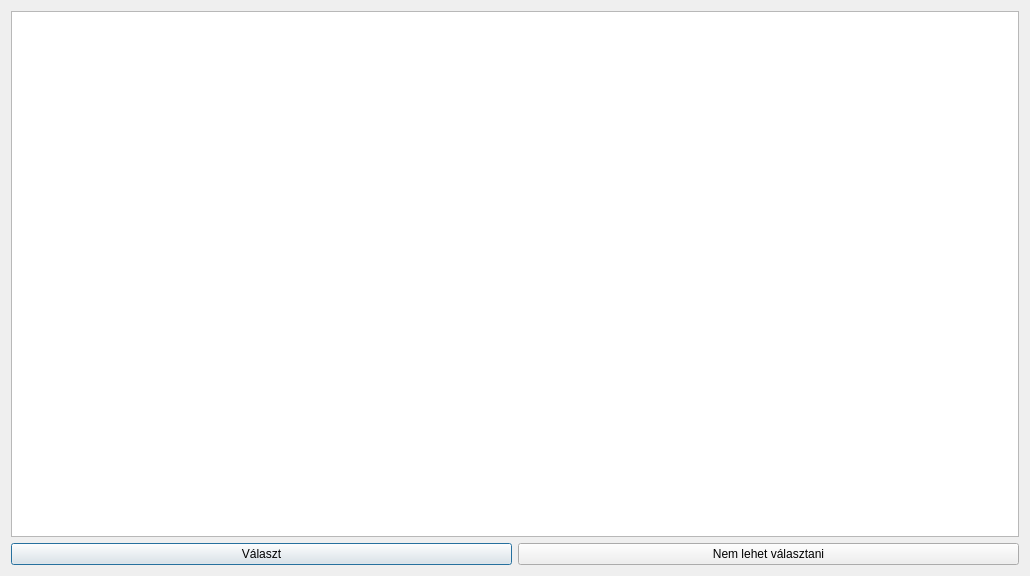
<?xml version="1.0" encoding="UTF-8"?>
<ui version="4.0">
 <class>Pivot_Selector_By_Hand_Dialog</class>
 <widget class="QDialog" name="Pivot_Selector_By_Hand_Dialog">
  <property name="windowModality">
   <enum>Qt::NonModal</enum>
  </property>
  <property name="geometry">
   <rect>
    <x>0</x>
    <y>0</y>
    <width>1030</width>
    <height>576</height>
   </rect>
  </property>
  <property name="windowTitle">
   <string>Kézi pivotelemválasztás</string>
  </property>
  <property name="windowIcon">
   <iconset resource="pivot_selector_by_hand_resources.qrc">
    <normaloff>:/Icon/Hand.png</normaloff>:/Icon/Hand.png</iconset>
  </property>
  <layout class="QVBoxLayout" name="verticalLayout_2">
   <item>
    <layout class="QVBoxLayout" name="verticalLayout">
     <item>
      <widget class="QTableView" name="tableView"/>
     </item>
     <item>
      <layout class="QHBoxLayout" name="horizontalLayout_2">
       <item>
        <widget class="QPushButton" name="pushButton">
         <property name="text">
          <string>Választ</string>
         </property>
        </widget>
       </item>
       <item>
        <widget class="QPushButton" name="pushButton_2">
         <property name="text">
          <string>Nem lehet választani</string>
         </property>
        </widget>
       </item>
      </layout>
     </item>
    </layout>
   </item>
  </layout>
 </widget>
 <resources>
  <include location="pivot_selector_by_hand_resources.qrc"/>
 </resources>
 <connections/>
</ui>
